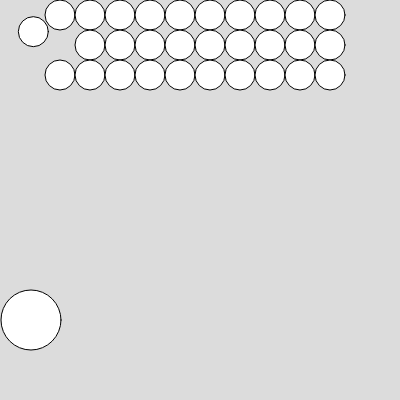
Frame 1 (no input)
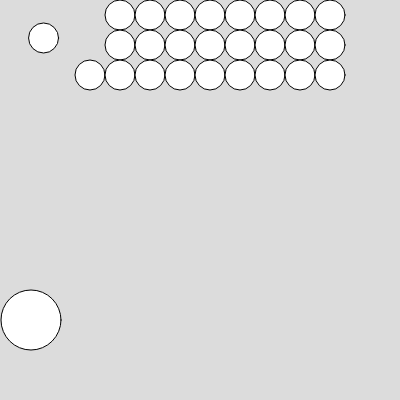
Frame 60 (no input)
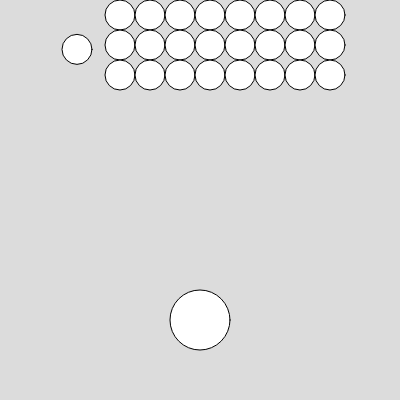
Frame 120 (the mouse pressed at the canvas centre since frame 60)

The p5.js sketch that drew these frames (run headless with seeded random() and noise() and a simulated clock; from frame 60 on, the mouse is pressed at the canvas centre):

// p5.js sketch
// ── sketch.js
let canvasX = 400;
let canvasY = 400;

function setup(){
    createCanvas(canvasX,canvasY);
}
 
class Vec2 {
    constructor(_x, _y){
        this.x = _x;
        this.y = _y;
    }

    add(b){
        let a = this;
        return new Vec2(a.x+b.x, a.y+b.y);
    }

    mul(s){
        let a = this;
        return new Vec2(s*a.x, s*a.y);
    }
    
    mag(){
        let a = this;
        return sqrt(a.x**2 + a.y**2);
    }

    sub(b){
        let a = this;
        return new Vec2(a.x-b.x, a.y-b.y);
    }

    norm(){
        let a = this;
        return a.mul(1/a.mag());
    }

    dot(b){
        let a = this;
        return a.x*b.x + a.y*b.y;
    }

    reflect(w){
        let v = this;
        let cosTheta = v.mul(-1).dot(w)/(v.mul(-1).mag()*w.mag());
        let n = w.norm().mul(v.mag()*cosTheta);
        let r = v.add(n.mul(2));
        return r;
    }

}


function Vec2Add(a,b){
    return new Vec2(a.x+b.x, a.y+b.y);
}
    
function Vec2Mul(a,s){
    return new Vec2(s*a.x, s*a.y);
}

class Ball {
    constructor(_p, _v, _r){
        this.p = _p;
        this.v = _v;
        this.r = _r;
    }
}

class Block {
    constructor(_p, _r){
        this.p = _p;
        this.r = _r;
    }
}

class Paddle {
    constructor(_p, _r) {
        this.p = _p;
        this.r = _r;
    }
}

let ballP = new Vec2(30,30);
let ballV = new Vec2(200,100);
let ballR = 15;
let ball = new Ball(ballP,ballV,ballR);


let blockR = 15;
let blocks = [];
for (let i=0; i<30; i=i+1){
    let p = new Vec2(45+15*(1+2*(i%10)),15*(1+2*(Math.floor(i/10))));
    blocks.push(new Block(p, blockR));
}

let paddleP = new Vec2(200,320);
let paddleR = 30;

let paddle = new Paddle(paddleP,paddleR);

function draw(){

    ball.p = ball.p.add(ball.v.mul(1/60));

    if (abs(ball.p.x - canvasX/2) > (canvasX/2 - ball.r-1)){
        ball.v.x = -ball.v.x;    
    }

    if (abs(ball.p.y - canvasY/2) > (canvasY/2 - ball.r-1)){
        ball.v.y = -ball.v.y;    
    }

    if (ball.p.x > canvasX){
        ball.p.x = canvasX - 2*ball.r;    
    }
    if (ball.p.y > canvasY){
        ball.p.y = canvasY - 2*ball.r;    
    }
    if (ball.p.x < 0){
        ball.p.x = 2*ball.r;    
    }
    if (ball.p.y < 0){
        ball.p.y = 2*ball.r;    
    }


    for (let block of blocks){
        let d = ball.p.sub(block.p).mag();
        if (d < (ball.r + block.r)){
            let w = ball.p.sub(block.p);
            ball.v = ball.v.reflect(w);
            blocks.splice(blocks.indexOf(block),1);
        }
    }   

    paddle.p.x = max(paddle.r+1,min(canvasX-paddle.r-1,mouseX));

    background(220);
    circle(ball.p.x, ball.p.y, 2*ball.r);
    for (let block of blocks){
        circle(block.p.x, block.p.y, 2*block.r);
    }

    let d = ball.p.sub(paddle.p).mag();
    if (d < (ball.r + paddle.r)){
        let w = ball.p.sub(paddle.p);
        ball.v = ball.v.reflect(w);
        ball.p = paddle.p.add(w.norm().mul(ball.r+paddle.r));
    }    
    circle(paddle.p.x,paddle.p.y,2*paddle.r);
}
